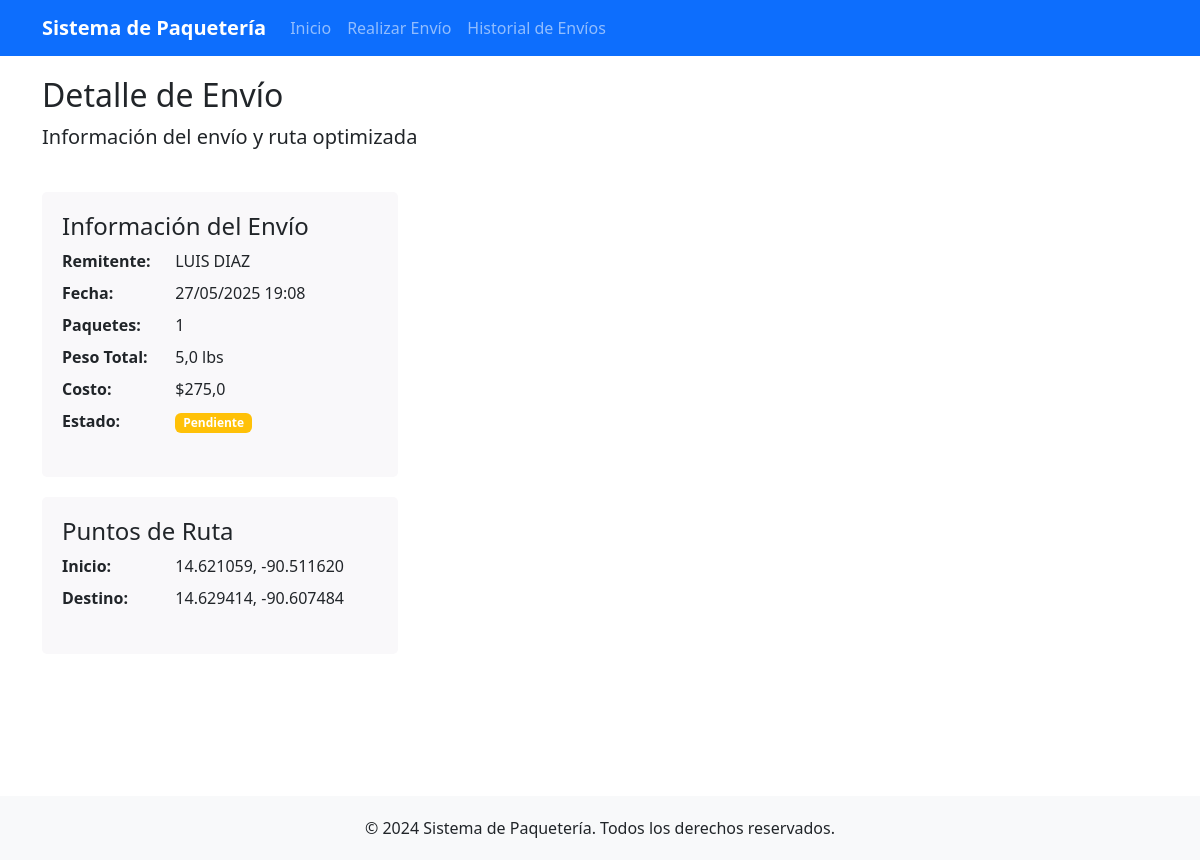
/detalle-ruta/1/, run on the app's committed database.
### paqueteria/models.py (models this page shows, shortened)
class Envio(models.Model):
    ESTADOS = [
        ('pendiente', 'Pendiente'),
        ('en_proceso', 'En Proceso'),
        ('completado', 'Completado'),
        ('cancelado', 'Cancelado')
    ]
    remitente = models.CharField(max_length=100, verbose_name="Remitente")
    num_paquetes = models.IntegerField(verbose_name="Número de Paquetes")
    peso_total = models.FloatField(verbose_name="Peso Total (lbs)")
    costo = models.FloatField(verbose_name="Costo Total")
    fecha_creacion = models.DateTimeField(auto_now_add=True, verbose_name="Fecha de Creación")
    punto_inicio = models.CharField(max_length=200, verbose_name="Punto de Inicio")
    punto_fin = models.CharField(max_length=200, verbose_name="Punto de Destino")
    coordenadas_inicio = models.CharField(max_length=100, verbose_name="Coordenadas de Inicio")
    coordenadas_fin = models.CharField(max_length=100, verbose_name="Coordenadas de Destino")
    ruta_optimizada = models.JSONField(null=True, blank=True, verbose_name="Ruta Optimizada")
    estado = models.CharField(max_length=20, choices=ESTADOS, default='pendiente', verbose_name="Estado")
    class Meta:
        verbose_name = "Envío"
        verbose_name_plural = "Envíos"
        ordering = ['-fecha_creacion']

### paqueteria/views.py (the view)
# urls.py: path('detalle-ruta/<int:pk>/', views.DetalleRutaView.as_view(), name='detalle_ruta'),
class DetalleRutaView(DetailView):
    model = Envio
    template_name = 'paqueteria/detalle_ruta.html'
    context_object_name = 'envio'
    def get_context_data(self, **kwargs):
        context = super().get_context_data(**kwargs)
        context['titulo'] = 'Detalle de Envío'
        return context

### templates/paqueteria/detalle_ruta.html (shortened to what this page needs)
{% extends 'paqueteria/base.html' %}
{% block content %}
<div class="row">
    <div class="col-md-12 mb-4">
        <h2>Detalle de Envío</h2>
        <p class="lead">Información del envío y ruta optimizada</p>
    </div>
</div>
<div class="row">
    <div class="col-md-4">
        <div class="info-card">
            <h4>Información del Envío</h4>
            <dl class="row">
                <dt class="col-sm-4">Remitente:</dt>
                <dd class="col-sm-8">{{ envio.remitente }}</dd>
                <dt class="col-sm-4">Fecha:</dt>
                <dd class="col-sm-8">{{ envio.fecha_creacion|date:"d/m/Y H:i" }}</dd>
                <dt class="col-sm-4">Paquetes:</dt>
                <dd class="col-sm-8">{{ envio.num_paquetes }}</dd>
                <dt class="col-sm-4">Peso Total:</dt>
                <dd class="col-sm-8">{{ envio.peso_total }} lbs</dd>
                <dt class="col-sm-4">Costo:</dt>
                <dd class="col-sm-8">${{ envio.costo }}</dd>
                <dt class="col-sm-4">Estado:</dt>
                <dd class="col-sm-8">
                    <span class="badge {% if envio.estado == 'pendiente' %}bg-warning{% elif envio.estado == 'completado' %}bg-success{% else %}bg-info{% endif %}">
                        {{ envio.get_estado_display }}
                    </span>
                </dd>
            </dl>
        </div>
        <div class="info-card">
            <h4>Puntos de Ruta</h4>
            <dl class="row">
                <dt class="col-sm-4">Inicio:</dt>
                <dd class="col-sm-8">{{ envio.punto_inicio }}</dd>
                <dt class="col-sm-4">Destino:</dt>
                <dd class="col-sm-8">{{ envio.punto_fin }}</dd>
            </dl>
        </div>
    </div>
    <div class="col-md-8">
        <div id="map"
             data-ruta-optimizada="{% if envio.ruta_optimizada %}true{% else %}false{% endif %}"
             data-coordenadas-ruta='{% if envio.ruta_optimizada %}{{ envio.ruta_optimizada.coordenadas|safe }}{% else %}null{% endif %}'>
        </div>
    </div>
</div>
{% endblock %}

### templates/paqueteria/detalle_ruta.html (style rules this page uses)
#map { height: 500px; width: 100%; margin-bottom: 20px; }
.info-card { background-color: #f9f8fa; padding: 20px; border-radius: 5px; margin-bottom: 20px; }

### data on the page
Envio: remitente "LUIS DIAZ", fecha_creacion "27/05/2025 19:08", num_paquetes "1", peso_total "5,0", costo "275,0", estado "Pendiente", punto_inicio "14.621059, -90.511620", punto_fin "14.629414, -90.607484"
